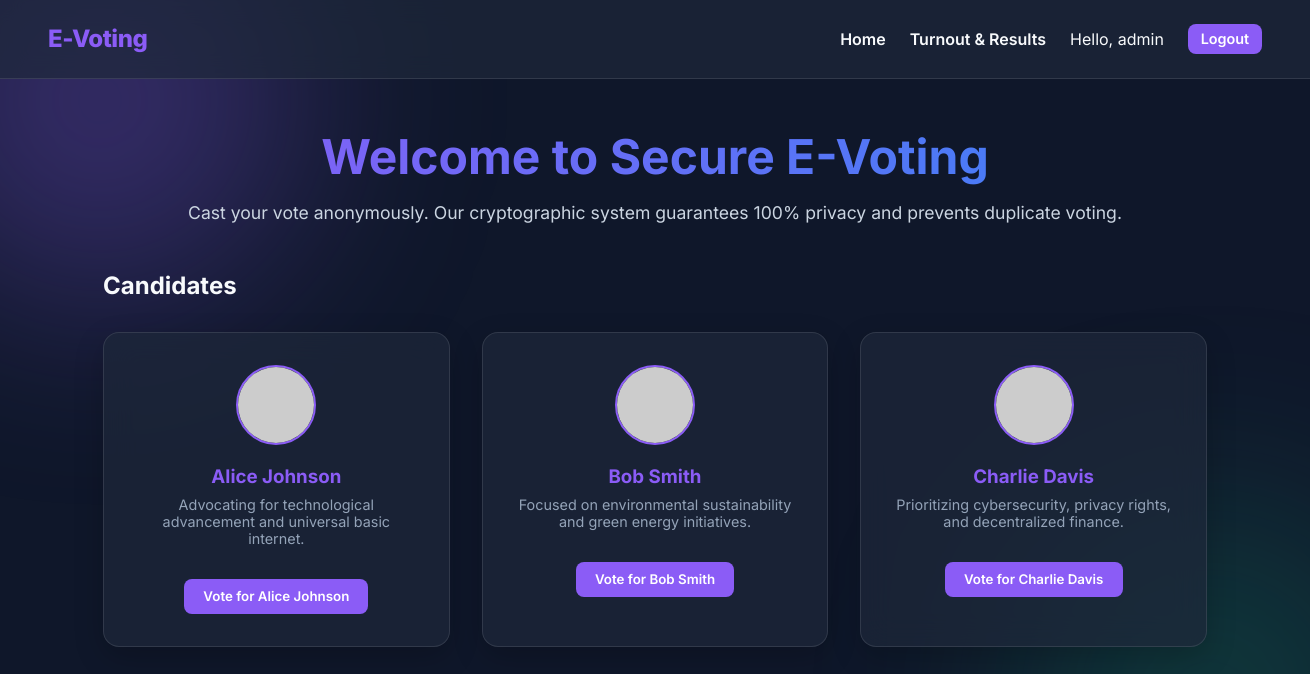
The app's page / (signed in) with its own data.
### voting/models.py (models this page shows, shortened)
class Candidate(models.Model):
    name = models.CharField(max_length=200)
    platform_description = models.TextField()
    image_url = models.URLField(blank=True, null=True, help_text="URL for the candidate's photo")

### voting/views.py (the view)
# urls.py: 2. Add a URL to urlpatterns:  path('', views.home, name='home')
def home(request):
    candidates = Candidate.objects.all()
    has_voted = False
    if request.user.is_authenticated:
        voter_hash = hashlib.sha256(f"{request.user.id}{settings.SECRET_KEY}".encode('utf-8')).hexdigest()
        has_voted = Vote.objects.filter(voter_hash=voter_hash).exists()
    return render(request, 'voting/home.html', {
        'candidates': candidates,
        'has_voted': has_voted
    })

### templates/voting/home.html (shortened to what this page needs)
{% extends 'base.html' %}
{% block content %}
<div style="text-align: center; margin-bottom: 3rem;">
    <h1 style="font-size: 3rem; margin-bottom: 1rem; background: linear-gradient(to right, #8b5cf6, #3b82f6); -webkit-background-clip: text; color: transparent;">Welcome to Secure E-Voting</h1>
    <p style="font-size: 1.1rem; color: #cbd5e1;">Cast your vote anonymously. Our cryptographic system guarantees 100% privacy and prevents duplicate voting.</p>
</div>
<h2>Candidates</h2>
<div class="grid">
    {% for candidate in candidates %}
        <div class="glass-card" style="text-align: center;">
            <img class="candidate-photo" src="{{ candidate.image_url|default:'https://via.placeholder.com/150/8b5cf6/FFFFFF?text=Candidate' }}" alt="{{ candidate.name }}'s Photo" />
            <h3 style="margin-bottom: 0.5rem; color: var(--primary);">{{ candidate.name }}</h3>
            <p style="font-size: 0.9rem; margin-bottom: 2rem; color: #94a3b8;">{{ candidate.platform_description }}</p>
            {% if user.is_authenticated and not has_voted %}
                <form action="{% url 'cast_vote' candidate.id %}" method="post">
                    <button type="submit" class="btn">Vote for {{ candidate.name }}</button>
                </form>
            {% else %}
                <button type="button" class="btn" style="background: #475569; cursor: not-allowed;" disabled>Vote</button>
            {% endif %}
        </div>
    {% empty %}
        <p>No candidates available at this time.</p>
    {% endfor %}
</div>
{% endblock %}

### templates/base.html (shortened to what this page needs)
{% load static %}
<!DOCTYPE html>
<html lang="en">
<head>
    <link rel="stylesheet" href="{% static 'css/style.css' %}">
</head>
<body>
    <nav>
        <a href="{% url 'home' %}" class="brand">E-Voting</a>
        <div class="nav-links">
            <a href="{% url 'home' %}">Home</a>
            <a href="{% url 'results' %}">Turnout & Results</a>
            {% if user.is_authenticated %}
                <span>Hello, {{ user.username }}</span>
                <form action="{% url 'logout' %}" method="post" style="display:inline;">
                    <button type="submit" class="btn" style="padding: 0.4rem 0.8rem; font-size: 0.9rem;">Logout</button>
                </form>
            {% else %}
                <a href="{% url 'login' %}">Login</a>
                <a href="{% url 'register' %}" class="btn">Register</a>
            {% endif %}
        </div>
    </nav>
    <main>
        {% block content %}{% endblock %}
    </main>
</body>
</html>

### static/css/style.css (style rules this page uses)
:root { --bg-color: #0f172a; --text-color: #f8fafc; --primary: #8b5cf6; --primary-hover: #7c3aed; --danger: #ef4444; --success: #10b981; --glass-bg: rgba(30, 41, 59, 0.7); --glass-border: rgba(255, 255, 255, 0.1); }
* { box-sizing: border-box; margin: 0; padding: 0; font-family: 'Inter', sans-serif; }
body { background-color: var(--bg-color); color: var(--text-color); min-height: 100vh; display: flex; flex-direction: column; position: relative; overflow-x: hidden; }
body::before, body::after { content: ''; position: absolute; width: 400px; height: 400px; border-radius: 50%; filter: blur(100px); z-index: -1; animation: float 10s infinite ease-in-out alternate; }
body::before { background: rgba(139, 92, 246, 0.3); top: -100px; left: -100px; }
body::after { background: rgba(16, 185, 129, 0.2); bottom: -100px; right: -100px; animation-delay: 5s; }
nav { display: flex; justify-content: space-between; padding: 1.5rem 3rem; background: var(--glass-bg); backdrop-filter: blur(12px); -webkit-backdrop-filter: blur(12px); border-bottom: 1px solid var(--glass-border); align-items: center; }
.brand { font-weight: 800; font-size: 1.5rem; color: var(--primary); text-decoration: none; letter-spacing: -0.5px; }
.nav-links { display: flex; gap: 1.5rem; align-items: center; }
.nav-links a { color: var(--text-color); text-decoration: none; font-weight: 600; transition: color 0.3s ease; }
.btn { padding: 0.6rem 1.2rem; border-radius: 8px; border: none; background: var(--primary); color: white; font-weight: 600; cursor: pointer; transition: all 0.3s ease; text-decoration: none; display: inline-block; }
main { flex: 1; padding: 3rem; max-width: 1200px; margin: 0 auto; width: 100%; }
.glass-card { background: var(--glass-bg); backdrop-filter: blur(16px); -webkit-backdrop-filter: blur(16px); border: 1px solid var(--glass-border); border-radius: 16px; padding: 2rem; box-shadow: 0 10px 30px rgba(0, 0, 0, 0.2); transition: transform 0.3s ease, border-color 0.3s ease; }
.grid { display: grid; grid-template-columns: repeat(auto-fill, minmax(300px, 1fr)); gap: 2rem; margin-top: 2rem; }
.candidate-photo { width: 80px; height: 80px; border-radius: 50%; object-fit: cover; margin-bottom: 1rem; border: 2px solid var(--primary); }

### records on screen
Candidate: name "Alice Johnson", platform_description "Advocating for technological advancement and universal basic internet."
Candidate: name "Bob Smith", platform_description "Focused on environmental sustainability and green energy initiatives."
Candidate: name "Charlie Davis", platform_description "Prioritizing cybersecurity, privacy rights, and decentralized finance."

### other values on screen
{{ user.username }} "admin"
